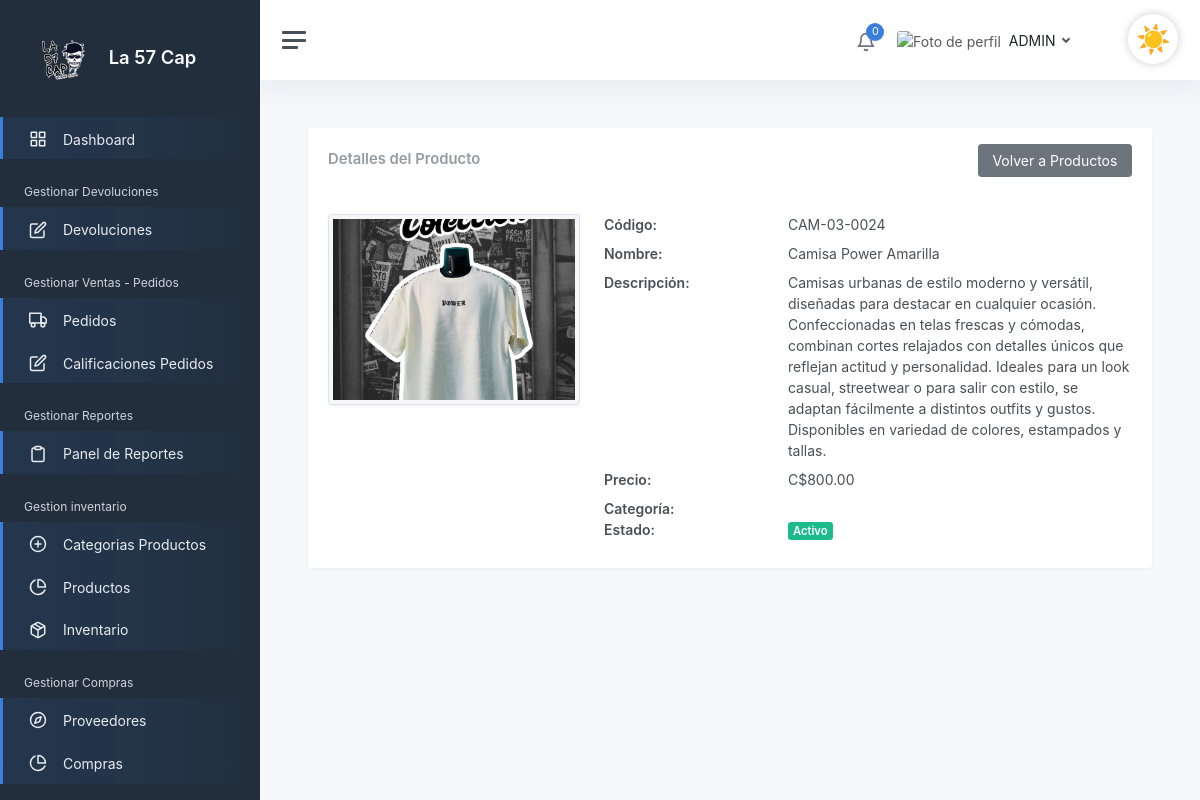
/admin/VerProducto?id=24 (signed in), run on the app's committed database.
### tables this page shows
CREATE TABLE `producto`  (
  `idproducto` int(0) NOT NULL AUTO_INCREMENT,
  `id_categoria` int(0) NOT NULL,
  `codigo_producto` varchar(45) NOT NULL,
  `nombre_producto` varchar(45) NOT NULL,
  `descripcion` text NOT NULL,
  `precio` decimal(10, 2) NOT NULL,
  `eliminado` tinyint(0) NULL DEFAULT 0,
  `Foto` varchar(150) NULL DEFAULT NULL,
  PRIMARY KEY (`idproducto`) USING BTREE,
  INDEX `producto_categoria_idx`(`id_categoria`) USING BTREE,
  CONSTRAINT `producto_categoria` FOREIGN KEY (`id_categoria`) REFERENCES `categoria_producto` (`idcategoria_producto`) ON DELETE RESTRICT ON UPDATE RESTRICT
);

### views/Admin/producto/verProducto.php (the view, shortened to what the rows shown need)
<div class="card shadow-sm">
    <div class="card-header d-flex justify-content-between align-items-center">
        <h2 class="card-title mb-0">Detalles del Producto</h2>
    </div>
    <div class="card-body row g-4">
        <div class="col-md-8">
            <dl class="row mb-0">
                <dt class="col-sm-4">Código:</dt>
                <dd class="col-sm-8"><?= $producto->codigo_producto ?></dd>
                <dt class="col-sm-4">Nombre:</dt>
                <dd class="col-sm-8"><?= $producto->nombre_producto ?></dd>
                <dt class="col-sm-4">Descripción:</dt>
                <dd class="col-sm-8"><?= $producto->descripcion ?></dd>
                <dt class="col-sm-4">Precio:</dt>
                <dd class="col-sm-8">C$<?= number_format($producto->precio, 2) ?></dd>
                <dt class="col-sm-4">Categoría:</dt>
                <dd class="col-sm-8"><?= $producto->categoria_nombre ?? 'No especificada' ?></dd>
                <dt class="col-sm-4">Estado:</dt>
                <dd class="col-sm-8">
                    <span class="badge bg-<?= $producto->eliminado ? 'secondary' : 'success' ?>">
                    </span>
                </dd>
            </dl>
        </div>
    </div>
</div>

### data on the page
producto: codigo_producto "CAM-03-0024", nombre_producto "Camisa Power Amarilla", descripcion "Camisas urbanas de estilo moderno y versátil, diseñadas para destacar en cualquier ocasión. Confeccionadas en telas frescas y cómodas, combinan cortes relajados con detalles únicos que reflejan actitud y personalidad. Ideales para un look casual, streetwear o para salir con estilo, se adaptan fácilmente a distintos outfits y gustos. Disponibles en variedad de colores, estampados y tallas.", precio "800.00"

### other printed values
count(Notificacion::obtenerPorUsuario($_SESSION['id'])) "0"
$nombreUsuario "ADMIN"
